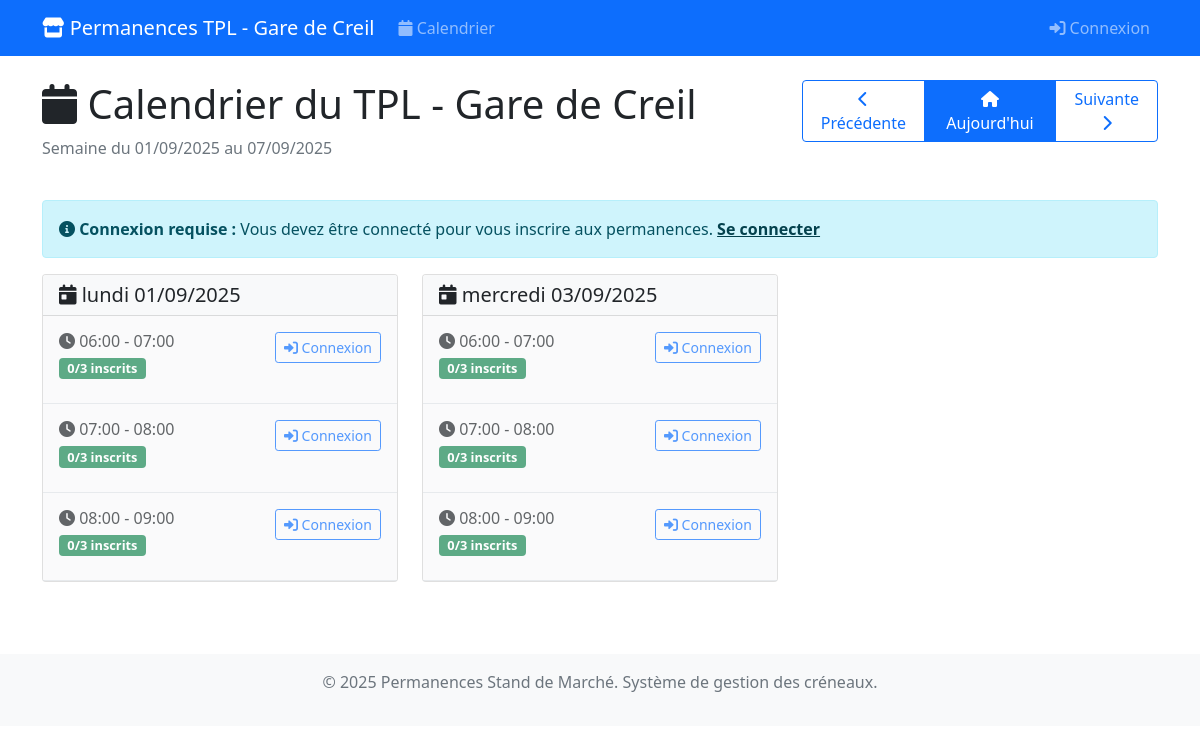
The app's page /permanences/?week=2025-09-01 with its own data.
### permanences/models.py (models this page shows, shortened)
class CreneauHoraire(models.Model):
    date = models.DateField(help_text="Date du créneau")
    heure_debut = models.TimeField(help_text="Heure de début du créneau")
    heure_fin = models.TimeField(help_text="Heure de fin du créneau")
    max_personnes = models.PositiveIntegerField(
        default=3,
        help_text="Nombre maximum de personnes autorisées pour ce créneau"
    )
    actif = models.BooleanField(default=True, help_text="Créneau disponible pour inscription")
    class Meta:
        verbose_name = "Créneau horaire"
        verbose_name_plural = "Créneaux horaires"
        unique_together = ['date', 'heure_debut']
        ordering = ['date', 'heure_debut']
    @property
    def places_disponibles(self):
        try:
            inscriptions_count = self.inscriptions.filter(annulee=False).count()
            return max(0, self.max_personnes - inscriptions_count)
        except Exception:
            return self.max_personnes
    @property
    def complet(self):
        try:
            return self.places_disponibles <= 0
        except Exception:
            return False
    @property
    def est_passe(self):
        try:
            maintenant = datetime.now()
            creneau_datetime = datetime.combine(self.date, self.heure_debut)
            return creneau_datetime < maintenant
        except Exception:
            return False

### permanences/views.py (the view, shortened to what this page needs)
# urls.py: path('', views.calendrier_permanences, name='calendrier'),
def calendrier_permanences(request):
    today = timezone.now().date()
    week_start = request.GET.get('week')
    if week_start:
        try:
            week_start = datetime.strptime(week_start, '%Y-%m-%d').date()
        except ValueError:
            week_start = today - timedelta(days=today.weekday())
    else:
        week_start = today - timedelta(days=today.weekday())
    week_end = week_start + timedelta(days=6)
    creneaux = CreneauHoraire.objects.filter(
        date__range=[week_start, week_end],
        actif=True
    ).prefetch_related('inscriptions__utilisateur').order_by('date', 'heure_debut')
    creneaux_par_jour = {}
    for creneau in creneaux:
        if creneau.date not in creneaux_par_jour:
            creneaux_par_jour[creneau.date] = []
        user_inscription = None
        creneau.user_inscription = user_inscription
        creneaux_par_jour[creneau.date].append(creneau)
    prev_week = week_start - timedelta(days=7)
    next_week = week_start + timedelta(days=7)
    context = {
        'creneaux_par_jour': creneaux_par_jour,
        'week_start': week_start,
        'week_end': week_end,
        'prev_week': prev_week,
        'next_week': next_week,
        'today': today,
    }
    return render(request, 'permanences/calendrier.html', context)

### templates/permanences/calendrier.html (shortened to what this page needs)
{% extends 'base.html' %}
{% block content %}
<div class="row mb-4">
    <div class="col-md-8">
        <h1><i class="fas fa-calendar"></i> Calendrier du TPL - Gare de Creil</h1>
        <p class="text-muted">Semaine du {{ week_start|date:"d/m/Y" }} au {{ week_end|date:"d/m/Y" }}</p>
    </div>
    <div class="col-md-4 text-end">
        <div class="btn-group" role="group">
            <a href="?week={{ prev_week|date:'Y-m-d' }}" class="btn btn-outline-primary">
                <i class="fas fa-chevron-left"></i> Précédente
            </a>
            <a href="?" class="btn btn-primary">
                <i class="fas fa-home"></i> Aujourd'hui
            </a>
            <a href="?week={{ next_week|date:'Y-m-d' }}" class="btn btn-outline-primary">
                Suivante <i class="fas fa-chevron-right"></i>
            </a>
        </div>
    </div>
</div>
{% if not user.is_authenticated %}
<div class="alert alert-info">
    <i class="fas fa-info-circle"></i>
    <strong>Connexion requise :</strong>
    Vous devez être connecté pour vous inscrire aux permanences.
    <a href="{% url 'login' %}" class="alert-link">Se connecter</a>
</div>
{% endif %}
<div class="row">
    {% for date, creneaux in creneaux_par_jour.items %}
    <div class="col-md-6 col-lg-4 mb-4">
        <div class="card">
            <div class="card-header bg-light">
                <h5 class="card-title mb-0">
                    <i class="fas fa-calendar-day"></i>
                    {{ date|date:"l d/m/Y" }}
                </h5>
            </div>
            <div class="card-body p-0">
                {% for creneau in creneaux %}
                <div class="creneau-card p-3 border-bottom
                    {% if creneau.est_passe %}passe{% endif %}
                    {% if creneau.user_inscription %}inscrit{% endif %}">
                    <div class="d-flex justify-content-between align-items-start">
                        <div>
                            <h6 class="mb-1">
                                <i class="fas fa-clock"></i>
                                {{ creneau.heure_debut|time:"H:i" }} - {{ creneau.heure_fin|time:"H:i" }}
                            </h6>
                            <div class="mb-2">
                                <span class="badge places-badge
                                    {% if creneau.complet %}bg-danger{% elif creneau.places_disponibles <= 1 %}bg-warning{% else %}bg-success{% endif %}">
                                    {{ creneau.inscriptions.count }}/{{ creneau.max_personnes }} inscrits
                                </span>
                            </div>
                        </div>
                        <div class="text-end">
                            {% if user.is_superuser %}
                                {% if creneau.user_inscription %}
                                    <div class="mb-2">
                                        <span class="badge bg-info">
                                            <i class="fas fa-user"></i> Vous êtes inscrit
                                        </span>
                                    </div>
                                {% endif %}
                                {% if not creneau.est_passe %}
                                    <a href="{% url 'permanences:gestion' %}?week={{ week_start|date:'Y-m-d' }}" class="btn btn-sm btn-primary">
                                        <i class="fas fa-users-cog"></i> Gérer
                                    </a>
                                {% endif %}
                            {% else %}
                                <a href="{% url 'login' %}" class="btn btn-sm btn-outline-primary">
                                    <i class="fas fa-sign-in-alt"></i> Connexion
                                </a>
                            {% endif %}
                        </div>
                    </div>
                </div>
                {% empty %}
                <div class="p-3 text-center text-muted">
                    <i class="fas fa-calendar-times"></i>
                    Aucun créneau disponible
                </div>
                {% endfor %}
            </div>
        </div>
    </div>
    {% endfor %}
</div>
{% endblock %}

### templates/base.html (style rules this page uses)
.creneau-card { transition: transform 0.2s; }
.passe { background-color: #f8f9fa; opacity: 0.7; }
.places-badge { font-size: 0.8em; }

### records on screen
CreneauHoraire: date "lundi 01/09/2025", heure_debut "06:00", heure_fin "07:00", inscriptions.count "0", max_personnes "3"
CreneauHoraire: heure_debut "07:00", heure_fin "08:00", inscriptions.count "0", max_personnes "3"
CreneauHoraire: heure_debut "08:00", heure_fin "09:00", inscriptions.count "0", max_personnes "3"
CreneauHoraire: date "mercredi 03/09/2025", heure_debut "06:00", heure_fin "07:00", inscriptions.count "0", max_personnes "3"
CreneauHoraire: heure_debut "07:00", heure_fin "08:00", inscriptions.count "0", max_personnes "3"
CreneauHoraire: heure_debut "08:00", heure_fin "09:00", inscriptions.count "0", max_personnes "3"

### other values on screen
{{ week_start|date:"d/m/Y" }} "01/09/2025"
{{ week_end|date:"d/m/Y" }} "07/09/2025"
